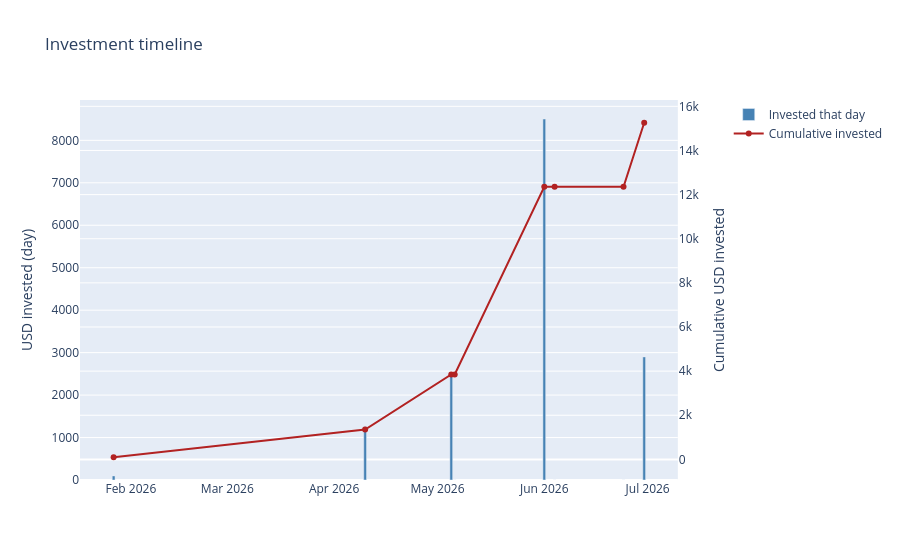

The notebook cell this image was saved under:
### Code cell
daily = transactions.daily_investment_timeline(trades)
visualization.plot_daily_investment_timeline(daily).show()

### Figure 1 — Plotly figure (JSON) as saved in the notebook; plotly's stock layout.template omitted (floating-point values rounded to 4 significant figures)
{"data": [{"customdata": [[NaN], [73.0], [25.0], [1.0], [26.0], [3.0], [20.0], [6.0]], "hovertemplate": "%{x|%Y-%m-%d}<br>Invested: $%{y:,.2f}<br>Days since prior buy: %{customdata[0]}<extra></extra>", "marker": {"color": "steelblue"}, "name": "Invested that day", "type": "bar", "x": ["2026-01-27T00:00:00", "2026-04-10T00:00:00", "2026-05-05T00:00:00", "2026-05-06T00:00:00", "2026-06-01T00:00:00", "2026-06-04T00:00:00", "2026-06-24T00:00:00", "2026-06-30T00:00:00"], "xaxis": "x", "y": [97.02, 1253.0, 2500.0, 0.2869, 8503.0, 0.8792, 2.451, 2900.0], "yaxis": "y"}, {"line": {"color": "firebrick"}, "mode": "lines+markers", "name": "Cumulative invested", "type": "scatter", "x": ["2026-01-27T00:00:00", "2026-04-10T00:00:00", "2026-05-05T00:00:00", "2026-05-06T00:00:00", "2026-06-01T00:00:00", "2026-06-04T00:00:00", "2026-06-24T00:00:00", "2026-06-30T00:00:00"], "xaxis": "x", "y": [97.02, 1350.0, 3850.0, 3850.0, 12350.0, 12350.0, 12360.0, 15260.0], "yaxis": "y2"}], "layout": {"hovermode": "x unified", "title": {"text": "Investment timeline"}, "xaxis": {"anchor": "y", "domain": [0, 0.94]}, "yaxis": {"anchor": "x", "domain": [0, 1], "title": {"text": "USD invested (day)"}}, "yaxis2": {"anchor": "x", "overlaying": "y", "side": "right", "title": {"text": "Cumulative USD invested"}}}}
